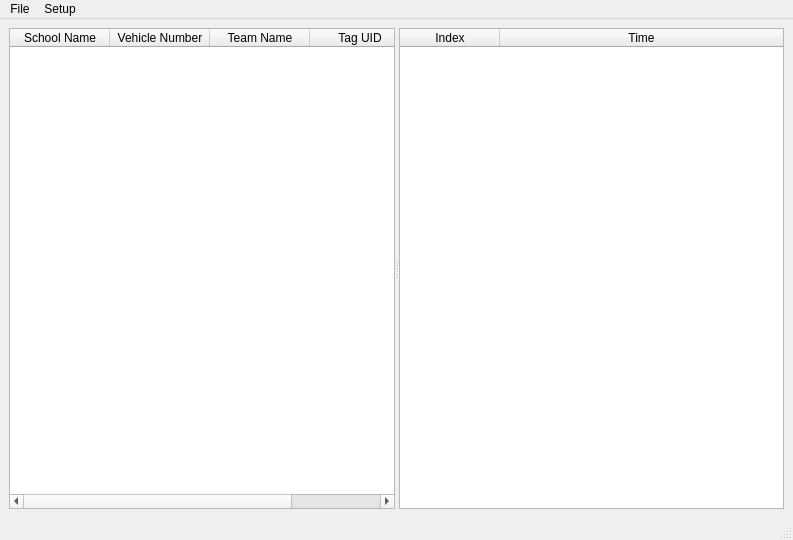
<?xml version="1.0" encoding="UTF-8"?>
<ui version="4.0">
 <class>MainWindow</class>
 <widget class="QMainWindow" name="MainWindow">
  <property name="geometry">
   <rect>
    <x>0</x>
    <y>0</y>
    <width>793</width>
    <height>540</height>
   </rect>
  </property>
  <property name="windowTitle">
   <string>Auto Lap Timing</string>
  </property>
  <widget class="QWidget" name="centralwidget">
   <layout class="QVBoxLayout" name="verticalLayout">
    <item>
     <widget class="QSplitter" name="splitter">
      <property name="orientation">
       <enum>Qt::Horizontal</enum>
      </property>
      <property name="childrenCollapsible">
       <bool>false</bool>
      </property>
      <widget class="QTableWidget" name="transponderTable">
       <property name="editTriggers">
        <set>QAbstractItemView::NoEditTriggers</set>
       </property>
       <property name="alternatingRowColors">
        <bool>true</bool>
       </property>
       <attribute name="horizontalHeaderShowSortIndicator" stdset="0">
        <bool>false</bool>
       </attribute>
       <attribute name="horizontalHeaderStretchLastSection">
        <bool>true</bool>
       </attribute>
       <column>
        <property name="text">
         <string>School Name</string>
        </property>
       </column>
       <column>
        <property name="text">
         <string>Vehicle Number</string>
        </property>
       </column>
       <column>
        <property name="text">
         <string>Team Name</string>
        </property>
       </column>
       <column>
        <property name="text">
         <string>Tag UID</string>
        </property>
       </column>
      </widget>
      <widget class="QTableWidget" name="lapTable">
       <property name="editTriggers">
        <set>QAbstractItemView::NoEditTriggers</set>
       </property>
       <property name="alternatingRowColors">
        <bool>true</bool>
       </property>
       <attribute name="horizontalHeaderShowSortIndicator" stdset="0">
        <bool>false</bool>
       </attribute>
       <attribute name="horizontalHeaderStretchLastSection">
        <bool>true</bool>
       </attribute>
       <column>
        <property name="text">
         <string>Index</string>
        </property>
       </column>
       <column>
        <property name="text">
         <string>Time</string>
        </property>
       </column>
      </widget>
     </widget>
    </item>
   </layout>
  </widget>
  <widget class="QMenuBar" name="menubar">
   <property name="geometry">
    <rect>
     <x>0</x>
     <y>0</y>
     <width>793</width>
     <height>18</height>
    </rect>
   </property>
   <widget class="QMenu" name="menuFile">
    <property name="title">
     <string>File</string>
    </property>
    <addaction name="actionNew"/>
    <addaction name="actionOpen"/>
    <addaction name="actionSave"/>
    <addaction name="separator"/>
    <addaction name="actionImport_Tags"/>
    <addaction name="actionExport"/>
    <addaction name="separator"/>
    <addaction name="actionExit"/>
   </widget>
   <widget class="QMenu" name="menuSetup">
    <property name="title">
     <string>Setup</string>
    </property>
    <addaction name="actionReader_Configuration"/>
    <addaction name="actionWebsite_Authentication"/>
   </widget>
   <addaction name="menuFile"/>
   <addaction name="menuSetup"/>
  </widget>
  <widget class="QStatusBar" name="statusbar"/>
  <action name="actionOpen">
   <property name="text">
    <string>Open</string>
   </property>
  </action>
  <action name="actionSave">
   <property name="text">
    <string>Save</string>
   </property>
  </action>
  <action name="actionImport_Tags">
   <property name="text">
    <string>Import Tags</string>
   </property>
  </action>
  <action name="actionNew">
   <property name="text">
    <string>New</string>
   </property>
  </action>
  <action name="actionExport">
   <property name="text">
    <string>Export</string>
   </property>
  </action>
  <action name="actionExit">
   <property name="text">
    <string>Exit</string>
   </property>
  </action>
  <action name="actionReader_Configuration">
   <property name="text">
    <string>Reader Configuration</string>
   </property>
  </action>
  <action name="actionWebsite_Authentication">
   <property name="text">
    <string>Website Authentication</string>
   </property>
  </action>
 </widget>
 <resources/>
 <connections>
  <connection>
   <sender>actionExit</sender>
   <signal>triggered()</signal>
   <receiver>MainWindow</receiver>
   <slot>close()</slot>
   <hints>
    <hint type="sourcelabel">
     <x>-1</x>
     <y>-1</y>
    </hint>
    <hint type="destinationlabel">
     <x>396</x>
     <y>269</y>
    </hint>
   </hints>
  </connection>
 </connections>
</ui>
